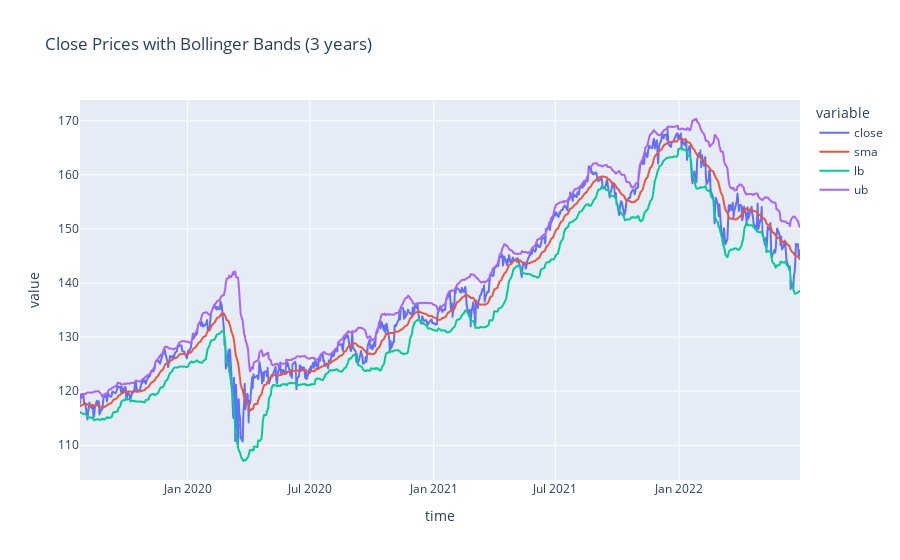

Notebook source saved alongside this figure:
### Code cell
# Plot close prices with bollinger bands
fig = px.line(df, title = "Close Prices with Bollinger Bands (3 years)", x='time', y=['close', 'sma', 'lb', 'ub'])
fig

### Figure 1 — Plotly figure (JSON) as saved in the notebook; plotly's stock layout.template omitted (floating-point values rounded to 4 significant figures; data arrays with more than 128 entries replaced by an {"elided": "..."} marker saying what was removed)
{"data": [{"hovertemplate": "variable=close<br>time=%{x}<br>value=%{y}<extra></extra>", "legendgroup": "close", "line": {"color": "#636efa", "dash": "solid"}, "marker": {"symbol": "circle"}, "mode": "lines", "name": "close", "showlegend": true, "type": "scattergl", "x": {"elided": "744 str values"}, "xaxis": "x", "y": {"elided": "744 float values"}, "yaxis": "y"}, {"hovertemplate": "variable=sma<br>time=%{x}<br>value=%{y}<extra></extra>", "legendgroup": "sma", "line": {"color": "#EF553B", "dash": "solid"}, "marker": {"symbol": "circle"}, "mode": "lines", "name": "sma", "showlegend": true, "type": "scattergl", "x": {"elided": "744 str values"}, "xaxis": "x", "y": {"elided": "744 float values"}, "yaxis": "y"}, {"hovertemplate": "variable=lb<br>time=%{x}<br>value=%{y}<extra></extra>", "legendgroup": "lb", "line": {"color": "#00cc96", "dash": "solid"}, "marker": {"symbol": "circle"}, "mode": "lines", "name": "lb", "showlegend": true, "type": "scattergl", "x": {"elided": "744 str values"}, "xaxis": "x", "y": {"elided": "744 float values"}, "yaxis": "y"}, {"hovertemplate": "variable=ub<br>time=%{x}<br>value=%{y}<extra></extra>", "legendgroup": "ub", "line": {"color": "#ab63fa", "dash": "solid"}, "marker": {"symbol": "circle"}, "mode": "lines", "name": "ub", "showlegend": true, "type": "scattergl", "x": {"elided": "744 str values"}, "xaxis": "x", "y": {"elided": "744 float values"}, "yaxis": "y"}], "layout": {"autosize": true, "legend": {"title": {"text": "variable"}, "tracegroupgap": 0}, "title": {"text": "Close Prices with Bollinger Bands (3 years)"}, "xaxis": {"anchor": "y", "autorange": true, "domain": [0, 1], "range": ["2019-07-25", "2022-06-30"], "title": {"text": "time"}, "type": "date"}, "yaxis": {"anchor": "x", "autorange": true, "domain": [0, 1], "range": [103.6, 173.8], "title": {"text": "value"}, "type": "linear"}}}
